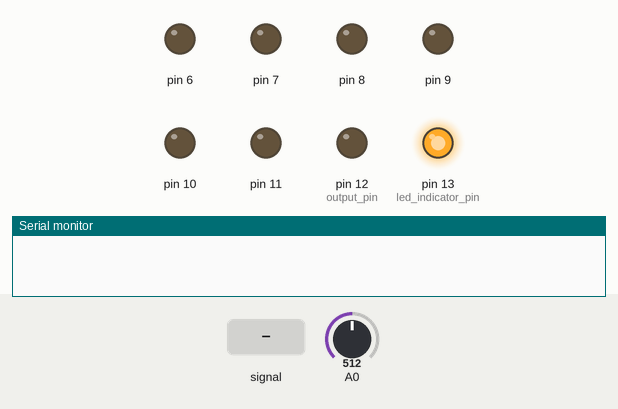
Recording of a sketch running on a simulated Arduino Uno, built with avr-gcc and run on an emulated ATmega328P. Shown: output pins drawn as LEDs (lit = HIGH), the last lines printed to the serial monitor. Inputs (shaded band) come from the test bench; at power-on: A0 = 512.

Above: at 1.2 s.
1.3 s: A0 fed a 200 Hz sine of ±460 counts around its level
At 1.36 s:
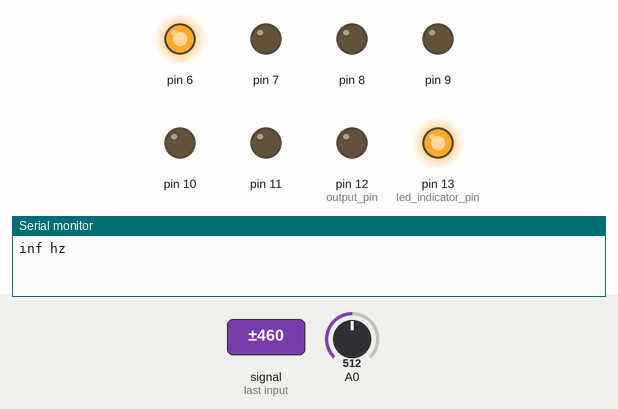
At 3.0 s:
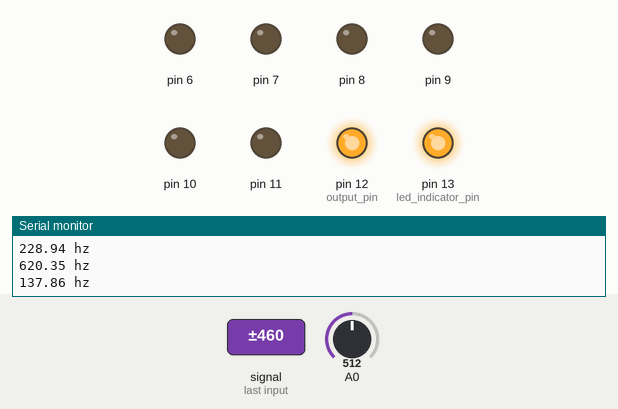
4.3 s: A0 fed a 1000 Hz sine of ±255 counts around its level
At 4.9 s:
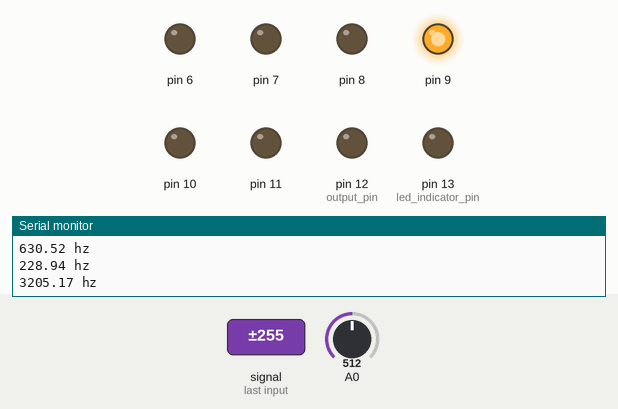
6.1 s: A0 set to 117
7.6 s: A0 set to 103
Timing chart, 0 to 10.3 s (numbered marks = the images above; inputs shaded):
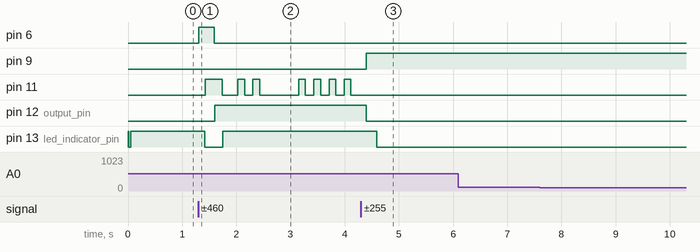

Measured:
- after the input at 1.3 s, pin 6: LOW → HIGH at once, → LOW 0.29 s later; pin 11: LOW → HIGH after 0.13 s, → LOW 0.31 s later, → HIGH 0.29 s later, → LOW 0.13 s later, … (14 changes in this stretch); pin 12 (output_pin): LOW → HIGH after 0.30 s; pin 13 (led_indicator_pin): HIGH → LOW after 0.12 s, → HIGH 0.33 s later
- after the input at 4.3 s, pin 9: LOW → HIGH after 0.10 s; pin 11: stops changing and stays LOW; pin 12 (output_pin): HIGH → LOW after 0.10 s
- after the input at 6.1 s, every drawn part: stays the same

The sketch:

AudioIO.ino
```cpp
/* LightBox Audio Control
 * by Kamran Hetke & Rylan McFarland
 ********************************************
 * Based on code by Amanda Ghassaei
 * http://www.instructables.com/id/Arduino-Frequency-Detection/
 */

//clipping indicator variables
boolean clipping = 0;


//Set frequencies
int f1 = 250;
int f2 = 1000;
int f3 = 1900;
int f4 = 3100;
int f5 = 4850;
int f6 = 10000;
int f7 = 15000;

//data storage variables
byte newData = 0;
byte prevData = 0;
unsigned int time = 0;//keeps time and sends vales to store in timer[] occasionally
int timer[10];//sstorage for timing of events
int slope[10];//storage for slope of events
unsigned int totalTimer;//used to calculate period
unsigned int period;//storage for period of wave
byte index = 0;//current storage index
float frequency;//storage for frequency calculations
int maxSlope = 0;//used to calculate max slope as trigger point
int newSlope;//storage for incoming slope data

//variables for decided whether you have a match
byte noMatch = 0;//counts how many non-matches you've received to reset variables if it's been too long
byte slopeTol = 3;//slope tolerance- adjust this if you need
int timerTol = 10;//timer tolerance- adjust this if you need

//variables for amp detection
unsigned int ampTimer = 0;
byte maxAmp = 0;
byte checkMaxAmp;
byte ampThreshold = 100;//raise if you have a very noisy signal

void setup(){

  Serial.begin(9600);

  pinMode(13,OUTPUT);//led indicator pin
  pinMode(12,OUTPUT);//output pin
  pinMode(11,OUTPUT);
  pinMode(10,OUTPUT);
  pinMode(9,OUTPUT);
  pinMode(8,OUTPUT);
  pinMode(7,OUTPUT);
  pinMode(6,OUTPUT);

  cli();//diable interrupts

  //set up continuous sampling of analog pin 0 at 38.5kHz

  //clear ADCSRA and ADCSRB registers
  ADCSRA = 0;
  ADCSRB = 0;

  ADMUX |= (1 << REFS0); //set reference voltage
  ADMUX |= (1 << ADLAR); //left align the ADC value- so we can read highest 8 bits from ADCH register only

  ADCSRA |= (1 << ADPS2) | (1 << ADPS0); //set ADC clock with 32 prescaler- 16mHz/32=500kHz
  ADCSRA |= (1 << ADATE); //enabble auto trigger
  ADCSRA |= (1 << ADIE); //enable interrupts when measurement complete
  ADCSRA |= (1 << ADEN); //enable ADC
  ADCSRA |= (1 << ADSC); //start ADC measurements

  sei();//enable interrupts
}

ISR(ADC_vect) {//when new ADC value ready

  prevData = newData;//store previous value
  newData = ADCH;//get value from A0
  if (prevData < 127 && newData >=127){//if increasing and crossing midpoint
    newSlope = newData - prevData;//calculate slope
    if (abs(newSlope-maxSlope)<slopeTol){//if slopes are ==
      //record new data and reset time
      slope[index] = newSlope;
      timer[index] = time;
      time = 0;
      if (index == 0){//new max slope just reset
        noMatch = 0;
        index++;//increment index
      }
      else if (abs(timer[0]-timer[index])<timerTol && abs(slope[0]-newSlope)<slopeTol){//if timer duration and slopes match
        //sum timer values
        totalTimer = 0;
        for (byte i=0;i<index;i++){
          totalTimer+=timer[i];
        }
        period = totalTimer;//set period
        //reset new zero index values to compare with
        timer[0] = timer[index];
        slope[0] = slope[index];
        index = 1;//set index to 1
        noMatch = 0;
      }
      else{//crossing midpoint but not match
        index++;//increment index
        if (index > 9){
          reset();
        }
      }
    }
    else if (newSlope>maxSlope){//if new slope is much larger than max slope
      maxSlope = newSlope;
      time = 0;//reset clock
      noMatch = 0;
      index = 0;//reset index
    }
    else{//slope not steep enough
      noMatch++;//increment no match counter
      if (noMatch>9){
        reset();
      }
    }
  }

  if (frequency < f1){
    digitalWrite(13,HIGH);
    clipping = 1;//currently clipping
  }
  if (f1 <= frequency && frequency < f2){
    digitalWrite(12,HIGH);
    clipping = 1;//currently clipping
  }
  if (f2 <= frequency && frequency < f3){
    digitalWrite(11,HIGH);
    clipping = 1;//currently clipping
  }
  if (f3 <= frequency && frequency < f4){
    digitalWrite(10,HIGH);
    clipping = 1;//currently clipping
  }
  if (f4 <= frequency && frequency < f5){
    digitalWrite(9,HIGH);
    clipping = 1;//currently clipping
  }
  if (f5 <= frequency && frequency < f6){
    digitalWrite(8,HIGH);
    clipping = 1;//currently clipping
  }
  if (f6 <= frequency && frequency < f7){
    digitalWrite(7,HIGH);
    clipping = 1;//currently clipping
  }
  if (f7 <= frequency){
    digitalWrite(6,HIGH);
    clipping = 1;//currently clipping
  }

  /*
  if (frequency < 32){
    digitalWrite(13,HIGH);
    clipping = 1;//currently clipping
  }
  if (32 <= frequency && frequency < 65){
    digitalWrite(12,HIGH);
    clipping = 1;//currently clipping
  }
  if (65 <= frequency && frequency < 130){
    digitalWrite(11,HIGH);
    clipping = 1;//currently clipping
  }
  if (130 <= frequency && frequency < 261){
    digitalWrite(10,HIGH);
    clipping = 1;//currently clipping
  }
  if (261 <= frequency && frequency < 523){
    digitalWrite(9,HIGH);
    clipping = 1;//currently clipping
  }
  if (523 <= frequency && frequency < 1046){
    digitalWrite(8,HIGH);
    clipping = 1;//currently clipping
  }
  if (1046 <= frequency && frequency < 2093){
    digitalWrite(7,HIGH);
    clipping = 1;//currently clipping
  }
  if (2093 <= frequency){
    digitalWrite(6,HIGH);
    clipping = 1;//currently clipping
  }

  /* Setting a clipping LED with Binary & Ports
  if (newData == 0 || newData == 1023){//if clipping
    PORTB |= B00100000;//set pin 13 high- turn on clipping indicator led
    clipping = 1;//currently clipping
  }
  */

  time++;//increment timer at rate of 38.5kHz

  ampTimer++;//increment amplitude timer
  if (abs(127-ADCH)>maxAmp){
    maxAmp = abs(127-ADCH);
  }
  if (ampTimer==1000){
    ampTimer = 0;
    checkMaxAmp = maxAmp;
    maxAmp = 0;
  }

}

void reset(){//clea out some variables
  index = 0;//reset index
  noMatch = 0;//reset match couner
  maxSlope = 0;//reset slope
}


void checkClipping(){//manage clipping indicator LED
  if (clipping){//if currently clipping
    digitalWrite(13,LOW);
    digitalWrite(12,LOW);
    digitalWrite(11,LOW);
    digitalWrite(10,LOW);
    digitalWrite(9,LOW);
    digitalWrite(8,LOW);
    digitalWrite(7,LOW);
    digitalWrite(6,LOW);
    //Binary & Port method of turning pin13 off:
    //PORTB &= B11011111;
    clipping = 0;
  }
}


void loop(){

  checkClipping();

  if (checkMaxAmp>ampThreshold){
    frequency = 38462/float(period);//calculate frequency timer rate/period

    //print results
    Serial.print(frequency);
    Serial.println(" hz");
  }

  delay(1);//delete this if you want

  //do other stuff here
}
```
